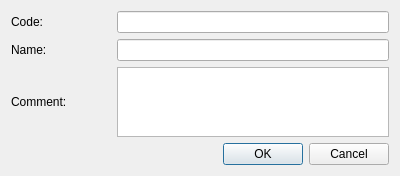
<?xml version="1.0" encoding="UTF-8"?>
<ui version="4.0">
 <class>CreateStatus</class>
 <widget class="QDialog" name="CreateStatus">
  <property name="geometry">
   <rect>
    <x>0</x>
    <y>0</y>
    <width>400</width>
    <height>168</height>
   </rect>
  </property>
  <property name="windowTitle">
   <string>Create/Update status</string>
  </property>
  <property name="locale">
   <locale language="English" country="UnitedStates"/>
  </property>
  <property name="modal">
   <bool>true</bool>
  </property>
  <layout class="QGridLayout" name="gridLayout">
   <property name="leftMargin">
    <number>11</number>
   </property>
   <property name="topMargin">
    <number>11</number>
   </property>
   <property name="rightMargin">
    <number>11</number>
   </property>
   <property name="bottomMargin">
    <number>11</number>
   </property>
   <item row="0" column="0">
    <widget class="QLabel" name="codeLb">
     <property name="minimumSize">
      <size>
       <width>100</width>
       <height>0</height>
      </size>
     </property>
     <property name="text">
      <string>Code:</string>
     </property>
    </widget>
   </item>
   <item row="1" column="0">
    <widget class="QLabel" name="nameLb">
     <property name="text">
      <string>Name:</string>
     </property>
    </widget>
   </item>
   <item row="2" column="0">
    <widget class="QLabel" name="commentLb">
     <property name="text">
      <string>Comment:</string>
     </property>
    </widget>
   </item>
   <item row="0" column="1">
    <widget class="QLineEdit" name="codeEdit"/>
   </item>
   <item row="3" column="0" colspan="2">
    <layout class="QHBoxLayout" name="horizontalLayout">
     <item>
      <spacer name="horizontalSpacer">
       <property name="orientation">
        <enum>Qt::Horizontal</enum>
       </property>
       <property name="sizeHint" stdset="0">
        <size>
         <width>40</width>
         <height>20</height>
        </size>
       </property>
      </spacer>
     </item>
     <item>
      <widget class="QPushButton" name="okBtn">
       <property name="text">
        <string>OK</string>
       </property>
      </widget>
     </item>
     <item>
      <widget class="QPushButton" name="cancelBtn">
       <property name="text">
        <string>Cancel</string>
       </property>
      </widget>
     </item>
    </layout>
   </item>
   <item row="1" column="1">
    <widget class="QLineEdit" name="nameEdit"/>
   </item>
   <item row="2" column="1">
    <widget class="QTextEdit" name="commentTextEdit"/>
   </item>
  </layout>
 </widget>
 <resources/>
 <connections/>
</ui>
